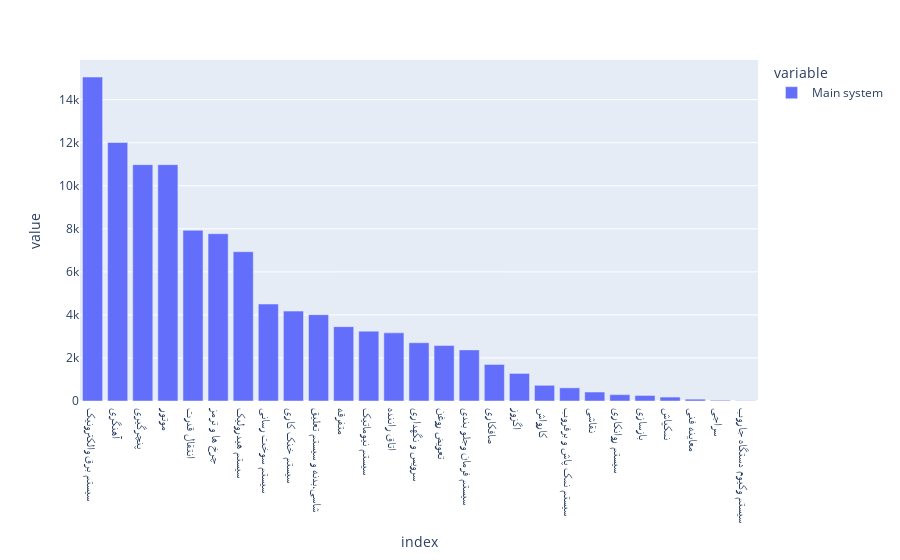

This figure's notebook cell:
### Code cell
px.bar(tamirat_data['Main system'].value_counts())

### Figure 1 — Plotly figure (JSON) as saved in the notebook; plotly's stock layout.template omitted (floating-point values rounded to 4 significant figures)
{"data": [{"alignmentgroup": "True", "hovertemplate": "variable=Main system<br>index=%{x}<br>value=%{y}<extra></extra>", "legendgroup": "Main system", "marker": {"color": "#636efa", "pattern": {"shape": ""}}, "name": "Main system", "offsetgroup": "Main system", "orientation": "v", "showlegend": true, "textposition": "auto", "type": "bar", "x": ["سیستم برق والکترونیک", "آهنگری", "پنچرگیری", "موتور", "انتقال قدرت", "چرخ ها و ترمز", "سیستم هیدرولیک", "سیستم سوخت رسانی", "سیستم خنک کاری", "شاسی،بدنه و سیستم تعلیق", "متفرقه", "سیستم نیوماتیک", "اتاق راننده", "سرویس و نگهداری", "تعویض روغن", "سیستم فرمان وجلو بندی", "صافکاری", "اگزوز", "کارواش", "سیستم نمک پاش و برفروب", "نقاشی", "سیستم روانکاری", "بازسازی", "نمکپاش", "معاینه فنی", "سراجی", "سیستم وکیوم دستگاه جاروب"], "xaxis": "x", "y": [15051, 12011, 10982, 10981, 7932, 7772, 6937, 4506, 4176, 4012, 3455, 3245, 3166, 2705, 2577, 2375, 1698, 1282, 729, 612, 417, 295, 258, 183, 85, 35, 13], "yaxis": "y"}], "layout": {"barmode": "relative", "legend": {"title": {"text": "variable"}, "tracegroupgap": 0}, "margin": {"t": 60}, "xaxis": {"anchor": "y", "domain": [0, 1], "title": {"text": "index"}}, "yaxis": {"anchor": "x", "domain": [0, 1], "title": {"text": "value"}}}}
